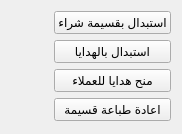
             <widget class="QWidget" name="page_8">
              <property name="geometry">
               <rect>
                <x>-99</x>
                <y>0</y>
                <width>182</width>
                <height>134</height>
               </rect>
              </property>
              <attribute name="label">
               <string>منح الهدايا واستبدال النقاط</string>
              </attribute>
              <layout class="QGridLayout" name="gridLayout_17">
               <item row="3" column="1">
                <widget class="QPushButton" name="QAct_Cust_Redeem_Voucher_Print">
                 <property name="text">
                  <string>اعادة طباعة قسيمة</string>
                 </property>
                </widget>
               </item>
               <item row="4" column="1">
                <spacer name="verticalSpacer_12">
                 <property name="orientation">
                  <enum>Qt::Vertical</enum>
                 </property>
                 <property name="sizeHint" stdset="0">
                  <size>
                   <width>20</width>
                   <height>2</height>
                  </size>
                 </property>
                </spacer>
               </item>
               <item row="1" column="1">
                <widget class="QPushButton" name="QAct_Redeem_Gift">
                 <property name="text">
                  <string>استبدال بالهدايا</string>
                 </property>
                </widget>
               </item>
               <item row="2" column="1">
                <widget class="QPushButton" name="QAct_Cust_Gift_make">
                 <property name="text">
                  <string>منح هدايا للعملاء</string>
                 </property>
                </widget>
               </item>
               <item row="0" column="1">
                <widget class="QPushButton" name="QAct_Redeem_Voucher">
                 <property name="text">
                  <string>استبدال بقسيمة شراء</string>
                 </property>
                </widget>
               </item>
               <item row="0" column="0">
                <layout class="QGridLayout" name="gridLayout_47">
                 <item row="0" column="0">
                  <spacer name="horizontalSpacer_13">
                   <property name="orientation">
                    <enum>Qt::Horizontal</enum>
                   </property>
                   <property name="sizeHint" stdset="0">
                    <size>
                     <width>40</width>
                     <height>20</height>
                    </size>
                   </property>
                  </spacer>
                 </item>
                </layout>
               </item>
              </layout>
             </widget>
